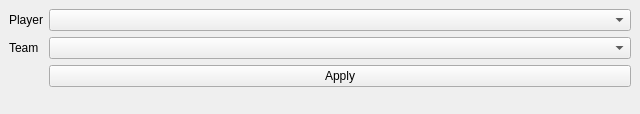
<?xml version="1.0" encoding="UTF-8"?>
<ui version="4.0">
 <class>assignationWindow</class>
 <widget class="QMainWindow" name="assignationWindow">
  <property name="geometry">
   <rect>
    <x>0</x>
    <y>0</y>
    <width>640</width>
    <height>114</height>
   </rect>
  </property>
  <property name="windowTitle">
   <string>Assign</string>
  </property>
  <widget class="QWidget" name="centralwidget">
   <layout class="QVBoxLayout" name="verticalLayout">
    <item>
     <layout class="QFormLayout" name="formLayout">
      <item row="0" column="0">
       <widget class="QLabel" name="playerLabel">
        <property name="text">
         <string>Player</string>
        </property>
       </widget>
      </item>
      <item row="1" column="0">
       <widget class="QLabel" name="teamLabel">
        <property name="text">
         <string>Team</string>
        </property>
       </widget>
      </item>
      <item row="0" column="1">
       <widget class="QComboBox" name="playerComboBox"/>
      </item>
      <item row="1" column="1">
       <widget class="QComboBox" name="teamComboBox"/>
      </item>
      <item row="2" column="1">
       <widget class="QPushButton" name="applyButton">
        <property name="text">
         <string>Apply</string>
        </property>
       </widget>
      </item>
     </layout>
    </item>
   </layout>
  </widget>
 </widget>
 <resources/>
 <connections/>
</ui>
